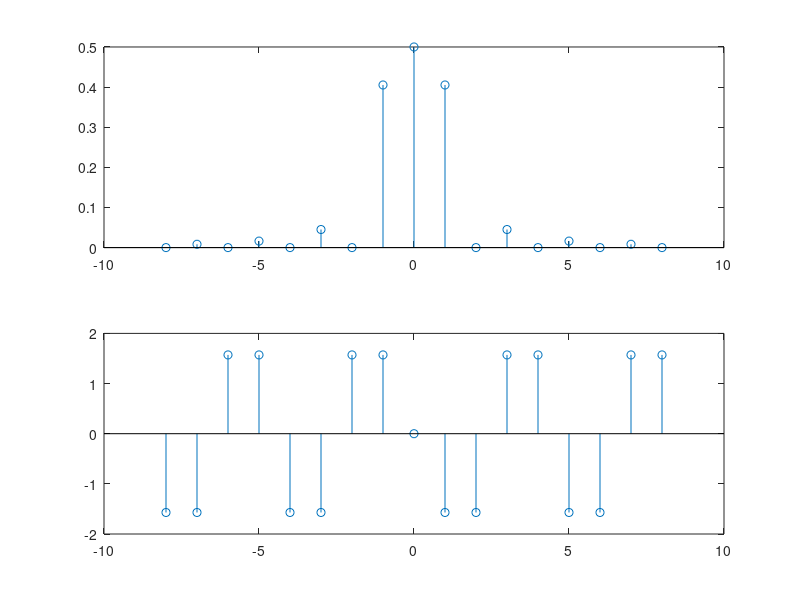

Write MATLAB code to recreate this figure.
N=8;
n1=-N:-1;
c1=-4*1i*sin(n1*pi/2)/pi^2./n1.^2;
c0=1/2;
n2=1:N;
c2=-4*1i*sin(n2*pi/2)/pi^2./n2.^2;
cn=[c1 c0 c2];
n=-N:N;
subplot(2,1,1);
stem(n,abs(cn));
subplot(2,1,2);
stem(n,angle(cn));
